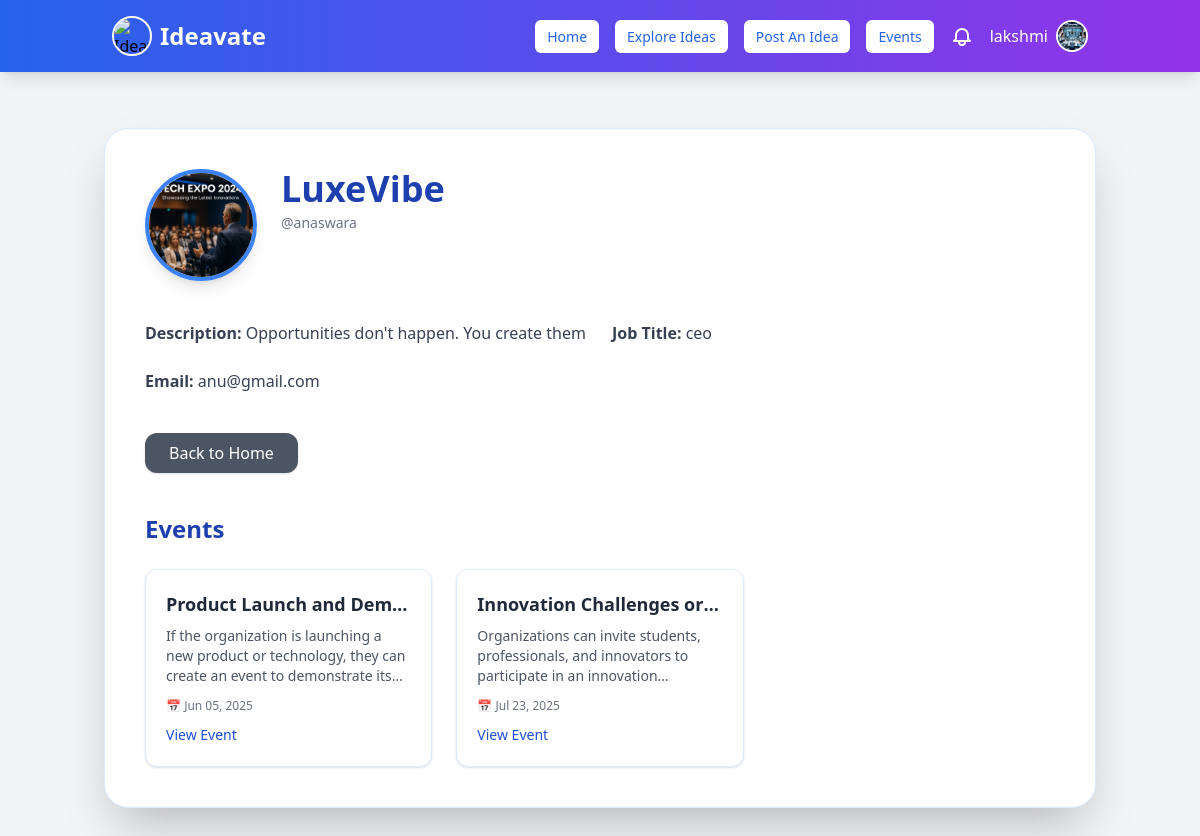
The app's page /organization/profile/anaswara/ (signed in) with its own data.
### myapp/models.py (models this page shows, shortened)
class User(AbstractUser):
    is_user = models.BooleanField(default=False)
    is_organization = models.BooleanField(default=False)
    groups = models.ManyToManyField(Group, related_name="custom_user_groups", blank=True)
    user_permissions = models.ManyToManyField(Permission, related_name="custom_user_permissions", blank=True)

class UserProfile(models.Model):
    user = models.OneToOneField(User, on_delete=models.CASCADE, related_name="user_profile")
    profession = models.CharField(max_length=255, blank=True, null=True)  # Example: Entrepreneur, Developer
    expertise = models.CharField(max_length=255, blank=True, null=True)  # Example: AI, Marketing, FinTech
    bio = models.TextField(blank=True, null=True)  # Short user description
    profile_picture = models.ImageField(upload_to="profile_pics/", blank=True, null=True)
    class Meta:
        verbose_name = "User Profile"
        verbose_name_plural = "User Profiles"

class OrganizationProfile(models.Model):
    user = models.OneToOneField(User, on_delete=models.CASCADE, related_name="organization_profile")
    company_name = models.CharField(max_length=255, unique=True)
    description = models.TextField(blank=True, null=True)
    job_title = models.CharField(max_length=255)  # Role of the user in the company
    profile_picture = models.ImageField(upload_to="organization_profiles/", blank=True, null=True)
    class Meta:
        verbose_name = "Organization_Profile"
        verbose_name_plural = "Organization_Profiles"

class PostEvent(models.Model):
    title = models.CharField(max_length=255)
    description = models.TextField()
    date = models.DateField()
    location = models.CharField(max_length=255)
    user = models.ForeignKey(User, on_delete=models.CASCADE)
    image = models.ImageField(upload_to="event_images/", blank=True, null=True)  # ✅ Add this field

### myapp/views.py (the view)
# urls.py: path('organization/profile/<str:username>/', views.view_organization_profile, name='organization_profile'),
@login_required(login_url='signin')
def view_organization_profile(request, username):
    viewed_user = get_object_or_404(User, username=username)
    if not viewed_user.is_organization:
        return redirect('home')
    try:
        organization_profile = viewed_user.organization_profile  # Get the OrganizationProfile
    except OrganizationProfile.DoesNotExist:
        return redirect('profile_not_found')  # Handle missing profiles appropriately
    events = PostEvent.objects.filter(user=viewed_user)
    return render(request, 'organization_profile.html', {
        'organization_profile': organization_profile,
        'viewed_user': viewed_user,
        'events': events,
    })

### myapp/context_processors.py (called while the page is built)
def notification_count(request):
    if request.user.is_authenticated:
        return {
            'unread_notification_count': Notification.objects.filter(
                recipient=request.user,
                is_read=False
            ).count()
        }
    return {}

### templates/organization_profile.html (shortened to what this page needs)
{% extends 'navbar.html' %}
{% load static %}
{% block content %}
<div class="max-w-5xl mx-auto bg-white p-10 rounded-3xl shadow-2xl mt-12 border border-blue-100">
    <div class="flex flex-col sm:flex-row items-center sm:items-start sm:space-x-6 mb-10">
        {% if organization_profile.profile_picture %}
            <img src="{{ organization_profile.profile_picture.url }}"
                 alt="Organization Logo"
                 class="h-28 w-28 rounded-full object-cover border-4 border-blue-500 shadow-lg">
        {% else %}
            <img src="/static/default_profile.png"
                 alt="Default Organization Logo"
                 class="h-28 w-28 rounded-full object-cover border-4 border-blue-500 shadow-lg">
        {% endif %}
        <div class="text-center sm:text-left mt-5 sm:mt-0 w-full">
            {% if organization_profile.company_name %}
                <h2 class="text-4xl font-extrabold text-blue-800 mb-1">
                    {{ organization_profile.company_name }}
                </h2>
                <p class="text-gray-500 text-sm mb-2">@{{ organization_profile.user.username }}</p>
            {% else %}
                <h2 class="text-4xl font-extrabold text-blue-800 mb-1">
                    @{{ organization_profile.user.username }}
                </h2>
            {% endif %}
        </div>
    </div>
    <div class="grid grid-cols-1 sm:grid-cols-2 gap-6 text-gray-700 mb-10">
        {% if organization_profile.description %}
            <p><span class="font-semibold">Description:</span> {{ organization_profile.description }}</p>
        {% else %}
            <p><span class="font-semibold">Description:</span> No description provided</p>
        {% endif %}
        {% if organization_profile.job_title %}
            <p><span class="font-semibold">Job Title:</span> {{ organization_profile.job_title }}</p>
        {% endif %}
        {% if organization_profile.user and organization_profile.user.email %}
            <p><span class="font-semibold">Email:</span> {{ organization_profile.user.email }}</p>
        {% endif %}
    </div>
    <div class="flex flex-wrap gap-4 mb-10">
        <a href="{% url 'home' %}" class="bg-gray-600 text-white px-6 py-2 rounded-xl shadow hover:bg-gray-700 hover:scale-105 transition">
            Back to Home
        </a>
    </div>
    <h3 class="text-2xl font-semibold text-blue-800 mb-6">Events</h3>
    <div class="grid grid-cols-1 sm:grid-cols-2 md:grid-cols-3 gap-6">
        {% for event in events %}
            <div class="bg-white border border-blue-100 rounded-xl p-5 shadow hover:shadow-lg transition duration-300">
                <h4 class="text-lg font-bold text-gray-800 mb-2 truncate">{{ event.title }}</h4>
                <p class="text-sm text-gray-600 mb-3 line-clamp-3">{{ event.description|truncatewords:20 }}</p>
                <p class="text-xs text-gray-500 mb-2">📅 {{ event.date|date:"M d, Y" }}</p>
                <a href="{% url 'event_details' event.id %}" class="text-blue-700 font-medium text-sm hover:underline">View Event</a>
            </div>
        {% empty %}
            <p class="text-gray-500 col-span-full italic text-center">No events have been posted yet. Check back later!</p>
        {% endfor %}
    </div>
</div>
{% endblock %}

### templates/navbar.html (shortened to what this page needs)
{% load static %}
<!DOCTYPE html>
<html lang="en">
<head>
  <script src="https://cdn.tailwindcss.com"></script>
</head>
<body class="bg-gray-100">
  <nav class="bg-gradient-to-r from-blue-600 to-purple-600 shadow-lg py-4 fixed w-full top-0 z-50">
    <div class="container mx-auto flex flex-wrap justify-between items-center px-6">
      <div class="flex items-center space-x-2">
        <img class="h-10 w-10 rounded-full border-2 border-white object-cover"
             src="https://media.istockphoto.com/id/1249851975/vector/business-thinking-creative-idea-vector-icon.jpg?s=612x612&w=0&k=20&c=cGoCnwbi7K9W0K0tqrPzbevhmY63EgKk7a1obYQx4v4="
             alt="Ideavate Logo">
        <a href="{% url 'home' %}" class="text-white text-2xl font-bold hover:opacity-90 transition">Ideavate</a>
      </div>
      <div id="nav-links" class="w-full md:flex md:items-center md:w-auto hidden">
        <div class="flex flex-col md:flex-row md:space-x-4 w-full md:w-auto items-center">
          {% if user.is_authenticated %}
            {% if user.is_superuser %}
              <a href="{% url 'admin_dashboard' %}" class="nav-button">Admin Dashboard</a>
            {% else %}
              {% if user.is_user %}
                <a href="{% url 'home' %}" class="nav-button">Home</a>
                <a href="{% url 'idea_list' %}" class="nav-button">Explore Ideas</a>
                <a href="{% url 'post_idea' %}" class="nav-button">Post An Idea</a>
                <a href="{% url 'events' %}" class="nav-button">Events</a>
              {% elif user.is_organization %}
                <a href="{% url 'home' %}" class="nav-button">Home</a>
                <a href="{% url 'idea_list' %}" class="nav-button">Explore Ideas</a>
                <a href="{% url 'events' %}" class="nav-button">Events</a>
                <a href="{% url 'post_event' %}" class="nav-button">Post Events</a>
              {% endif %}
              <div class="relative">
                <a href="{% url 'notifications' %}" class="text-white hover:text-blue-300 flex items-center">
                </a>
              </div>
              <div class="relative flex items-center space-x-2 ml-2">
                <span class="text-white font-medium">{{ user.username }}</span>
                <button onclick="toggleDropdown(event)" class="focus:outline-none">
                  {% if user.is_user and user.user_profile.profile_picture %}
                    <img
                      src="{{ user.user_profile.profile_picture.url }}"
                      alt="Profile"
                      class="h-8 w-8 rounded-full border-2 border-white object-cover"
                    />
                  {% elif user.is_organization and user.organization_profile.profile_picture %}
                    <img
                      src="{{ user.organization_profile.profile_picture.url }}"
                      alt="Company"
                      class="h-8 w-8 rounded-full border-2 border-white object-cover"
                    />
                  {% else %}
                    <img
                      src="{% static 'images/default-profile.png' %}"
                      alt="Default"
                      class="h-8 w-8 rounded-full border-2 border-white object-cover"
                    />
                  {% endif %}
                </button>
              </div>
            {% endif %}
          {% else %}
            <a href="{% url 'signin' %}" class="nav-button">Sign In</a>
            <a href="{% url 'signup' %}" class="nav-button">Sign Up</a>
          {% endif %}
        </div>
      </div>
    </div>
  </nav>
  <div class="container mx-auto px-4 py-20">
    {% block content %}{% endblock %}
  </div>
</body>
</html>

### templates/navbar.html (style rules this page uses)
.nav-button { padding: 6px 12px; font-size: 14px; background: white; color: #2563eb; font-weight: 500; border-radius: 6px; transition: background 0.3s ease-in-out; }

### records on screen
User: username "lakshmi", user_profile.profile_picture (picture)
OrganizationProfile: profile_picture (picture), company_name "LuxeVibe", user.username "anaswara", description "Opportunities don't happen. You create them", job_title "ceo", user.email "anu@gmail.com"
PostEvent: title "Product Launch and Dem…", description "If the organization is launching a new product or technology, they can create an event to demonstrate…", date "Jun 05, 2025"
PostEvent: title "Innovation Challenges or…", description "Organizations can invite students, professionals, and innovators to participate in an…", date "Jul 23, 2025"
